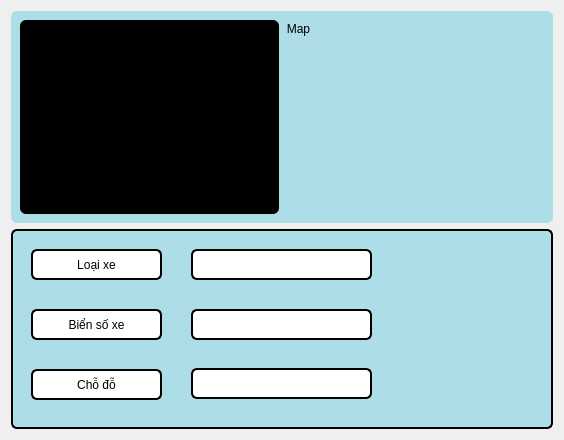
<?xml version="1.0" encoding="UTF-8"?>
<ui version="4.0">
 <class>WidgetOut</class>
 <widget class="QWidget" name="WidgetOut">
  <property name="geometry">
   <rect>
    <x>0</x>
    <y>0</y>
    <width>564</width>
    <height>440</height>
   </rect>
  </property>
  <property name="windowTitle">
   <string>Form</string>
  </property>
  <layout class="QGridLayout" name="gridLayout">
   <item row="0" column="0">
    <widget class="QGroupBox" name="groupBox_2">
     <property name="styleSheet">
      <string notr="true">background-color: rgb(173, 221, 230);
border-radius: 6px;
</string>
     </property>
     <property name="title">
      <string/>
     </property>
     <layout class="QGridLayout" name="gridLayout_2">
      <item row="0" column="0">
       <widget class="QLabel" name="qlabel_frame">
        <property name="styleSheet">
         <string notr="true">background-color: rgb(0, 0, 0);
border: 6px;
border-radius: 6px;</string>
        </property>
        <property name="text">
         <string>TextLabel</string>
        </property>
       </widget>
      </item>
      <item row="0" column="1">
       <widget class="QGroupBox" name="groupBoxmap">
        <property name="title">
         <string>Map</string>
        </property>
       </widget>
      </item>
     </layout>
    </widget>
   </item>
   <item row="1" column="0">
    <widget class="QGroupBox" name="groupBox_3">
     <property name="maximumSize">
      <size>
       <width>16777215</width>
       <height>200</height>
      </size>
     </property>
     <property name="styleSheet">
      <string notr="true">background-color: rgb(173, 221, 230);
border: 2px solid black;
border-radius: 6px;
</string>
     </property>
     <property name="title">
      <string/>
     </property>
     <widget class="QLineEdit" name="qline_plate_digit">
      <property name="geometry">
       <rect>
        <x>180</x>
        <y>80</y>
        <width>181</width>
        <height>31</height>
       </rect>
      </property>
      <property name="styleSheet">
       <string notr="true">background-color: rgb(255, 255, 255);
border: 2px solid black;
border-radius: 6px;</string>
      </property>
      <property name="text">
       <string/>
      </property>
      <property name="alignment">
       <set>Qt::AlignCenter</set>
      </property>
      <property name="placeholderText">
       <string/>
      </property>
     </widget>
     <widget class="QLineEdit" name="qline_type_vehicle">
      <property name="geometry">
       <rect>
        <x>180</x>
        <y>20</y>
        <width>181</width>
        <height>31</height>
       </rect>
      </property>
      <property name="styleSheet">
       <string notr="true">background-color: rgb(255, 255, 255);
border: 2px solid black;
border-radius: 6px;</string>
      </property>
      <property name="text">
       <string/>
      </property>
      <property name="alignment">
       <set>Qt::AlignCenter</set>
      </property>
      <property name="placeholderText">
       <string/>
      </property>
     </widget>
     <widget class="QLineEdit" name="qline_slot">
      <property name="geometry">
       <rect>
        <x>180</x>
        <y>139</y>
        <width>181</width>
        <height>31</height>
       </rect>
      </property>
      <property name="styleSheet">
       <string notr="true">background-color: rgb(255, 255, 255);
border: 2px solid black;
border-radius: 6px;</string>
      </property>
      <property name="text">
       <string/>
      </property>
      <property name="alignment">
       <set>Qt::AlignCenter</set>
      </property>
      <property name="placeholderText">
       <string/>
      </property>
     </widget>
     <widget class="QLabel" name="label">
      <property name="geometry">
       <rect>
        <x>20</x>
        <y>20</y>
        <width>131</width>
        <height>31</height>
       </rect>
      </property>
      <property name="styleSheet">
       <string notr="true">background-color: rgb(255, 255, 255);
border: 2px solid black;
border-radius: 6px;</string>
      </property>
      <property name="text">
       <string>Loại xe</string>
      </property>
      <property name="alignment">
       <set>Qt::AlignCenter</set>
      </property>
     </widget>
     <widget class="QLabel" name="label_2">
      <property name="geometry">
       <rect>
        <x>20</x>
        <y>80</y>
        <width>131</width>
        <height>31</height>
       </rect>
      </property>
      <property name="styleSheet">
       <string notr="true">background-color: rgb(255, 255, 255);
border: 2px solid black;
border-radius: 6px;</string>
      </property>
      <property name="text">
       <string>Biển số xe</string>
      </property>
      <property name="alignment">
       <set>Qt::AlignCenter</set>
      </property>
     </widget>
     <widget class="QLabel" name="label_3">
      <property name="geometry">
       <rect>
        <x>20</x>
        <y>140</y>
        <width>131</width>
        <height>31</height>
       </rect>
      </property>
      <property name="styleSheet">
       <string notr="true">background-color: rgb(255, 255, 255);
border: 2px solid black;
border-radius: 6px;</string>
      </property>
      <property name="text">
       <string>Chỗ đỗ</string>
      </property>
      <property name="alignment">
       <set>Qt::AlignCenter</set>
      </property>
     </widget>
    </widget>
   </item>
  </layout>
 </widget>
 <resources/>
 <connections/>
</ui>
